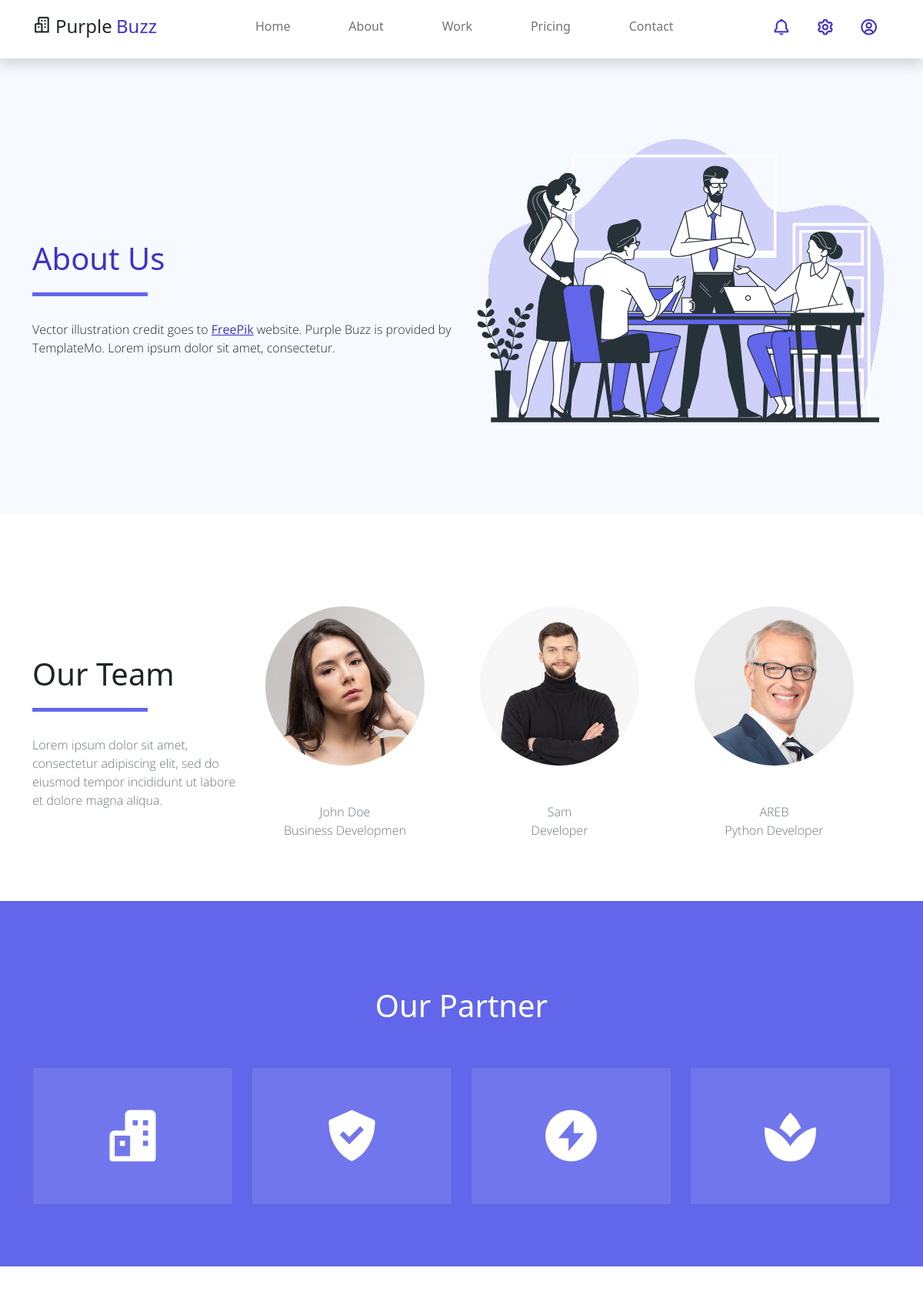
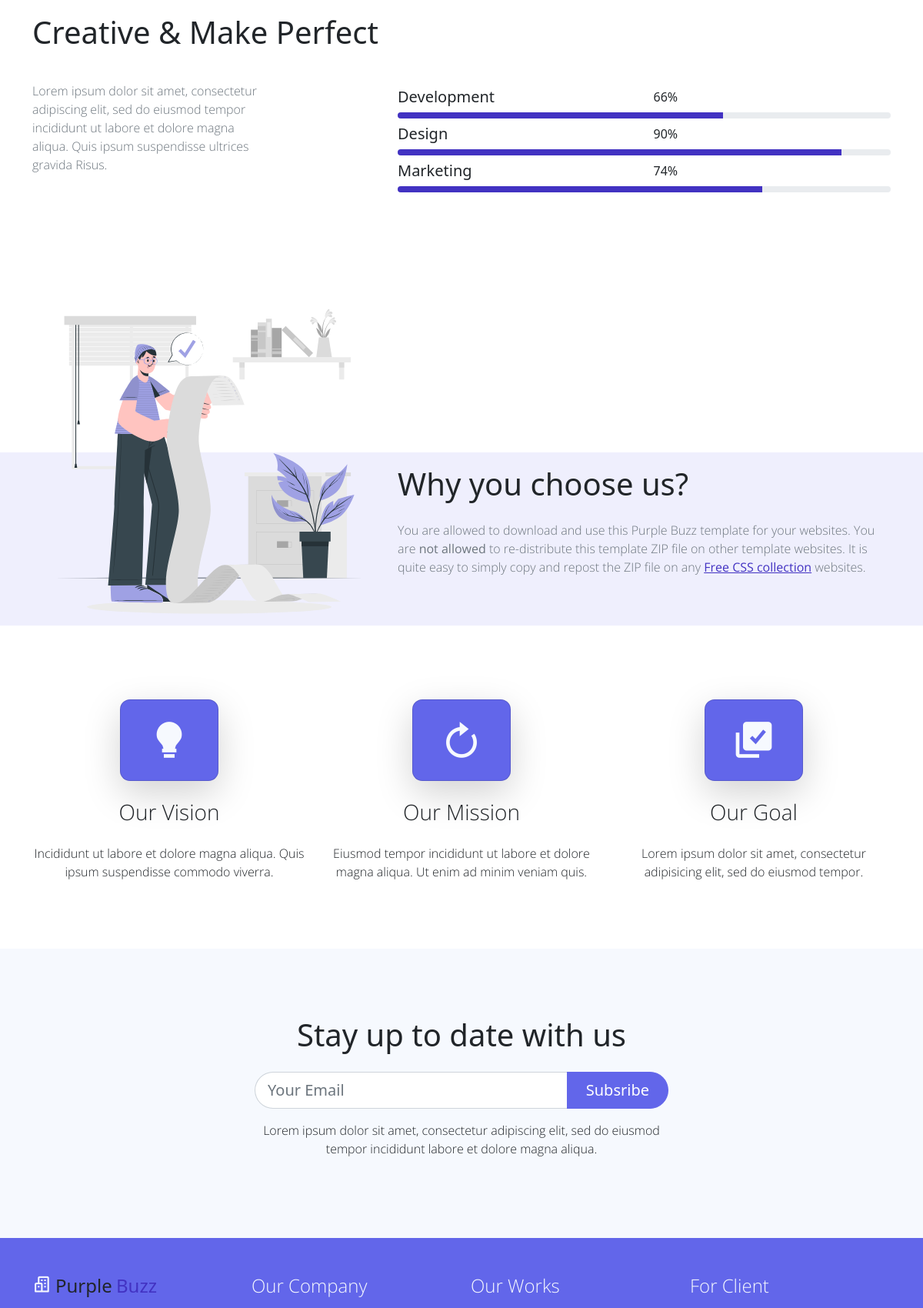
/about (upper part), run on the app's committed database (2 pictures, top to bottom).
### sitewebapp/models.py (models this page shows, shortened)
class Convention(models.Model):
    date_add = models.DateTimeField(auto_now_add=True)
    date_update = models.DateTimeField(auto_now=True)
    status = models.BooleanField()
    class Meta:
        abstract = True

class Website(Convention):
    phone = models.CharField(max_length=250)
    copyright = models.CharField(max_length=250)
    name_site = models.CharField( max_length=250)
    email = models.EmailField()
    description_team = models.TextField()
    description_footer = models.TextField()
    description_creative = models.TextField()
    description_transform = models.TextField()
    description_newsletter = models.TextField()
    class Meta:
        verbose_name = 'Website'
        verbose_name_plural = 'Websites'

class BannerAbout(Convention):
    title = models.CharField(max_length=50)
    description = models.TextField()
    image = models.FileField(upload_to='image_about')
    class Meta:
        verbose_name = 'BannerAbout'
        verbose_name_plural = 'BannerAbouts'

class Partner(Convention):
    title = models.CharField(max_length=50)
    icon = models.CharField(max_length=250)
    class Meta:
        verbose_name = 'Partner'
        verbose_name_plural = 'Partners'

class Choose(Convention):
    title = models.CharField(max_length=50)
    description = models.TextField()
    image = models.FileField(upload_to='image_choose')
    class Meta:
        verbose_name = 'Choose'
        verbose_name_plural = 'Chooses'

class But(Convention):
    title = models.CharField(max_length=50)
    description = models.TextField()
    icon = models.CharField(max_length=250)
    class Meta:
        verbose_name = 'But'
        verbose_name_plural = 'Buts'

### portfolioapp/models.py (models this page shows, shortened)
class Team(Convention):
    name = models.CharField(max_length=250)
    job = models.CharField(max_length=250)
    image = models.FileField(upload_to='image_team')
    class Meta:
        verbose_name = 'Team'
        verbose_name_plural = 'Teams'

### sitewebapp/views.py (the view)
# urls.py: path('about', views.about, name='about'),
def about(request):
    bannerAbouts = models.BannerAbout.objects.filter(status=True).first()
    socials = models_contact.Social.objects.filter(status=True)
    teams = models_portfolio.Team.objects.filter(status=True)
    partners = models.Partner.objects.filter(status=True)
    chooses = models.Choose.objects.filter(status=True).first()
    sites = models.Website.objects.filter(status=True).first()
    buts = models.But.objects.filter(status=True)
    return render(request, 'about.html', locals())

### templates/about.html (shortened to what this page needs)
{% extends 'base/base.html'%}
{% load static %}
{% block content %}
    <section class="bg-light w-100">
        <div class="container">
            <div class="row d-flex align-items-center py-5">
                <div class="col-lg-6 text-start">
                    <h1 class="h2 py-5 text-primary typo-space-line">{{bannerAbouts.title}}</h1>
                    <p class="light-300">
                        {{bannerAbouts.description |safe}}
                    </p>
                </div>
                <div class="col-lg-6">
                    <img src="{{bannerAbouts.image.url}}">
                </div>
            </div>
        </div>
    </section>
    <section class="container py-5">
        <div class="pt-5 pb-3 d-lg-flex align-items-center gx-5">
            <div class="col-lg-3">
                <h2 class="h2 py-5 typo-space-line">Our Team</h2>
                <p class="text-muted light-300">
                    {{sites.description_team}}
                </p>
            </div>
            <div class="col-lg-9 row">
            {% for team in teams %}
                <div class="team-member col-md-4">
                    <img class="team-member-img img-fluid rounded-circle p-4" src="{{team.image.url}}" alt="Card image">
                    <ul class="team-member-caption list-unstyled text-center pt-4 text-muted light-300">
                        <li>{{team.name}}</li>
                        <li>{{team.job}}</li>
                    </ul>
                </div>
            {% endfor %}
            </div>
        </div>
    </section>
    <section class="bg-secondary py-3">
        <div class="container py-5">
            <h2 class="h2 text-white text-center py-5">Our Partner</h2>
            <div class="row text-center">
                {% for partner in partners%}
                <div class="col-md-3 mb-3">
                    <div class="card partner-wap py-5">
                        <a href="#"><i class='{{partner.icon}}'></i></a>
                    </div>
                </div>
                {% endfor %}
            </div>
        </div>
    </section>
    <section class="bg-white py-5">
        <div class="container my-4">
            <h1 class="creative-heading h2 pb-3">Creative & Make Perfect</h1>
            <div class="creative-content row py-3">
                <div class="col-md-5">
                    <p class="text-muted col-lg-8 light-300">
                        {{sites.description_creative}}
                    </p>
                </div>
                <div class="creative-progress col-md-7">
                    <div class="row mt-4 mt-sm-2">
                        <div class="col-6">
                            <h4 class="h5">Development</h4>
                        </div>
                        <div class="col-6 text-right">66%</div>
                    </div>
                    <div class="progress">
                        <div class="progress-bar" role="progressbar" style="width: 66%" aria-valuenow="66" aria-valuemin="0" aria-valuemax="100"></div>
                    </div>
                    <div class="row mt-4 mt-sm-2">
                        <div class="col-6">
                            <h4 class="h5">Design</h4>
                        </div>
                        <div class="col-6 text-right">90%</div>
                    </div>
                    <div class="progress">
                        <div class="progress-bar" role="progressbar" style="width: 90%" aria-valuenow="90" aria-valuemin="0" aria-valuemax="100"></div>
                    </div>
                    <div class="row mt-4 mt-sm-2">
                        <div class="col-6">
                            <h4 class="h5">Marketing</h4>
                        </div>
                        <div class="col-6 text-right">74%</div>
                    </div>
                    <div class="progress">
                        <div class="progress-bar" role="progressbar" style="width: 74%" aria-valuenow="74" aria-valuemin="0" aria-valuemax="100"></div>
                    </div>
                </div>
            </div>
        </div>
    </section>
    <section class="why-us banner-bg bg-light">
        <div class="container my-4">
            <div class="row">
                <div class="banner-img col-lg-5">
                    <img src="{{chooses.image.url}}" class="rounded img-fluid" alt="">
                </div>
                <div class="banner-content col-lg-7 align-self-end">
                    <h2 class="h2 pb-3">{{chooses.title}}</h2>
                    <p class="text-muted pb-5 light-300">
                    {{chooses.description |safe}}
                </div>
            </div>
        </div>
    </section>
    <section class="banner-bg bg-white py-5">
        <div class="container my-4">
            <div class="row text-center">
                {% for but in buts%}
                <div class="objective col-lg-4">
                    <div class="objective-icon card m-auto py-4 mb-2 mb-sm-4 bg-secondary shadow-lg">
                        <i class="{{ but.icon}}"></i>
                    </div>
                    <h2 class="objective-heading h3 mb-2 mb-sm-4 light-300">{{ but.title}}</h2>
                    <p class="light-300">
                        {{ but.description}}
                    </p>
                </div>
                {% endfor %}
            </div>
        </div>
    </section>
    <section class="banner-bg bg-light py-5">
        <div class="container">
            <div class="row">
                <div class="col-lg-6 mx-auto my-4 p-3">
                    <form action="#" method="get"><h1 class="h2 text-center">Stay up to date with us</h1>
                    <div class="input-group py-3">
                        <input name="email" type="text" class="form-control form-control-lg rounded-pill rounded-end" id="email" placeholder="Your Email" aria-label="Your Email">
                        <button class="btn btn-secondary text-white btn-lg rounded-pill rounded-start px-lg-4" type="submit">Subsribe</button>
                    </div>
                    <p class="text-center light-300">
                        {{sites.description_newsletter}}
                    </p>
                    </form>
                </div>
            </div>
        </div>
    </section>
{% endblock %}

### templates/base/base.html (shortened to what this page needs)
{% load static %}
<!DOCTYPE html>
<html lang="en">
<head>
    <link href="{% static 'assets/css/bootstrap.min.css' %}" rel="stylesheet">
    <link href="{% static 'assets/css/boxicon.min.css' %}" rel="stylesheet">
    <link rel="stylesheet" href="{% static 'assets/css/templatemo.css' %}">
    <link rel="stylesheet" href="{% static 'assets/css/custom.css' %}">
</head>
<body>
    <nav id="main_nav" class="navbar navbar-expand-lg navbar-light bg-white shadow">
        <div class="container d-flex justify-content-between align-items-center">
            <a class="navbar-brand h1" href="{% url 'index'%}">
                <i class='bx bx-buildings bx-sm text-dark'></i>
                {{sites.name_site |safe}}
            </a>
            <div class="align-self-center collapse navbar-collapse flex-fill  d-lg-flex justify-content-lg-between" id="navbar-toggler-success">
                <div class="flex-fill mx-xl-5 mb-2">
                    <ul class="nav navbar-nav d-flex justify-content-between mx-xl-5 text-center text-dark">
                        <li class="nav-item">
                            <a class="nav-link btn-outline-primary rounded-pill px-3" href="{% url 'index'%}">Home</a>
                        </li>
                        <li class="nav-item">
                            <a class="nav-link btn-outline-primary rounded-pill px-3" href="{% url 'about'%}">About</a>
                        </li>
                        <li class="nav-item">
                            <a class="nav-link btn-outline-primary rounded-pill px-3" href="{% url 'work'%}">Work</a>
                        </li>
                        <li class="nav-item">
                            <a class="nav-link btn-outline-primary rounded-pill px-3" href="{% url 'pricing'%}">Pricing</a>
                        </li>
                        <li class="nav-item">
                            <a class="nav-link btn-outline-primary rounded-pill px-3" href="{% url 'contact'%}">Contact</a>
                        </li>
                    </ul>
                </div>
                <div class="navbar align-self-center d-flex">
                    <a class="nav-link" href="#"><i class='bx bx-bell bx-sm bx-tada-hover text-primary'></i></a>
                    <a class="nav-link" href="#"><i class='bx bx-cog bx-sm text-primary'></i></a>
                    <a class="nav-link" href="#"><i class='bx bx-user-circle bx-sm text-primary'></i></a>
                </div>
            </div>
        </div>
    </nav>
   {% block content %}
    {% endblock %}
    <footer class="bg-secondary pt-4">
        <div class="container">
            <div class="row py-4">
                <div class="col-lg-3 col-12 align-left">
                    <a class="navbar-brand" href="index.html">
                        <i class='bx bx-buildings bx-sm text-light'></i>
                       {{sites.name_site |safe}}
                    </a>
                </div>
                <div class="col-lg-3 col-md-4 my-sm-0 mt-4">
                    <h3 class="h4 pb-lg-3 text-light light-300">Our Company</h2>
                </div>
                <div class="col-lg-3 col-md-4 my-sm-0 mt-4">
                    <h2 class="h4 pb-lg-3 text-light light-300">Our Works</h2>
                </div>
                <div class="col-lg-3 col-md-4 my-sm-0 mt-4">
                    <h2 class="h4 pb-lg-3 text-light light-300">For Client</h2>
                </div>
            </div>
        </div>
    </footer>
</body>
</html>

### static/assets/css/templatemo.css (style rules this page uses)
html { font-family: 'Open Sans', sans-serif; }
p, a { font-weight: 400; }
.h2 { font-size: 40px; }
.h3 { font-size: 28px; }
.light-300 { font-family: 'Open Sans', sans-serif !important; font-weight: 300; }
.typo-space-line::after, .typo-space-line-center::after { content: ""; width: 150px; display:block; position: absolute; border-bottom: 5px solid #6266ea; padding-top: .5em; }
.progress { height: 8px; }
.objective-icon { border-radius: 13px; width: 8rem; }
.partner-wap { background-color: #7276ec; transition: 1s; cursor: pointer; }
.why-us { background: rgb(239,239,253); background: -moz-linear-gradient(0deg, rgba(239,239,253,1) 50%, rgba(255,255,255,1) 50%); background: -webkit-linear-gradient(0deg, rgba(239,239,253,1) 50%, rgba(255,255,255,1) 50%); background: linear-gradient(0deg, rgba(239,239,253,1) 50%, rgba(255,255,255,1) 50%); filter: progid:DXImageTransform.Microsoft.gradient(startColorstr="#efeffd",endColorstr="#ffffff",GradientType=1); }
.team-member-img { transition-duration: 0.15s; }

### data on the page
Website: name_site "Purple Buzz", description_team "Lorem ipsum dolor sit amet, consectetur adipiscing elit, sed do eiusmod tempor incididunt ut labore et dolore magna aliqua.", description_creative "Lorem ipsum dolor sit amet, consectetur adipiscing elit, sed do eiusmod tempor incididunt ut labore et dolore magna aliqua. Quis ipsum suspendisse ultrices gravida Risus.", description_newsletter "Lorem ipsum dolor sit amet, consectetur adipiscing elit, sed do eiusmod tempor incididunt labore et dolore magna aliqua."
BannerAbout: title "About Us", description "Vector illustration credit goes to FreePik website. Purple Buzz is provided by TemplateMo. Lorem ipsum dolor sit amet, consectetur.", image (picture)
Team: image (picture), name "John Doe", job "Business Developmen"
Team: image (picture), name "Sam", job "Developer"
Team: image (picture), name "AREB", job "Python Developer"
Choose: image (picture), title "Why you choose us?", description "You are allowed to download and use this Purple Buzz template for your websites. You are not allowed to re-distribute this template ZIP file on other template websites. It is quite easy to simply copy and repost the ZIP file on any Free CSS collection websites."
But: title "Our Vision", description "Incididunt ut labore et dolore magna aliqua. Quis ipsum suspendisse commodo viverra."
But: title "Our Mission", description "Eiusmod tempor incididunt ut labore et dolore magna aliqua. Ut enim ad minim veniam quis."
But: title "Our Goal", description "Lorem ipsum dolor sit amet, consectetur adipisicing elit, sed do eiusmod tempor."
